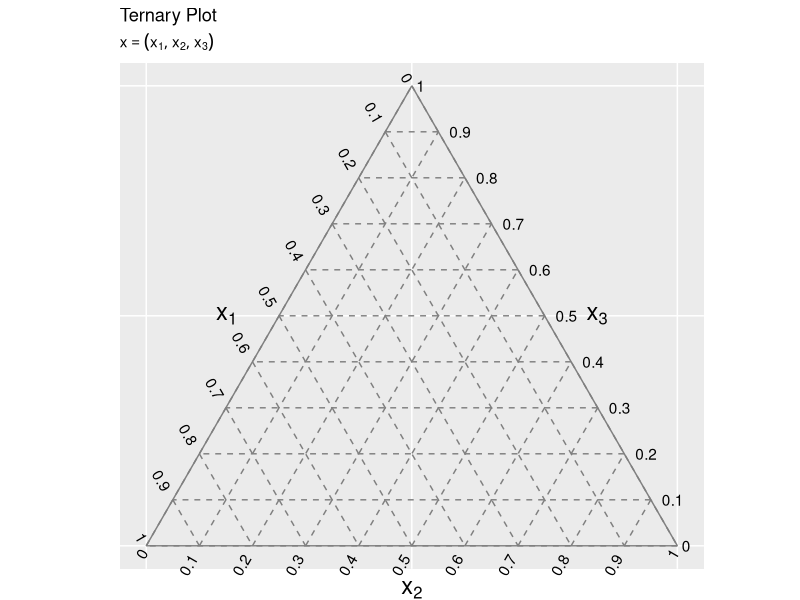
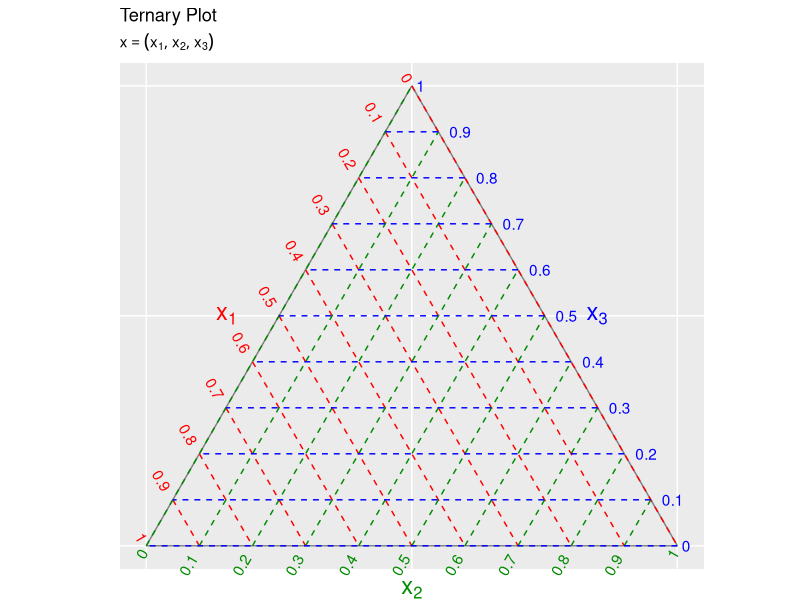
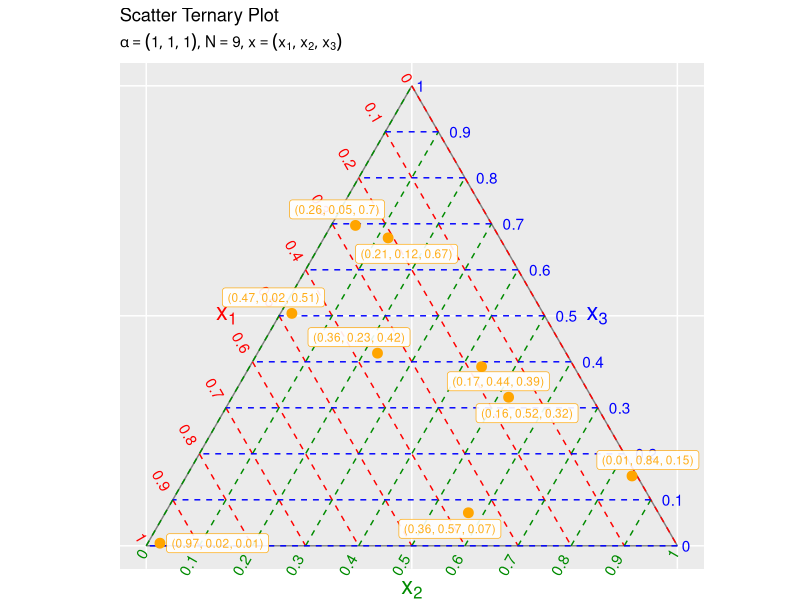
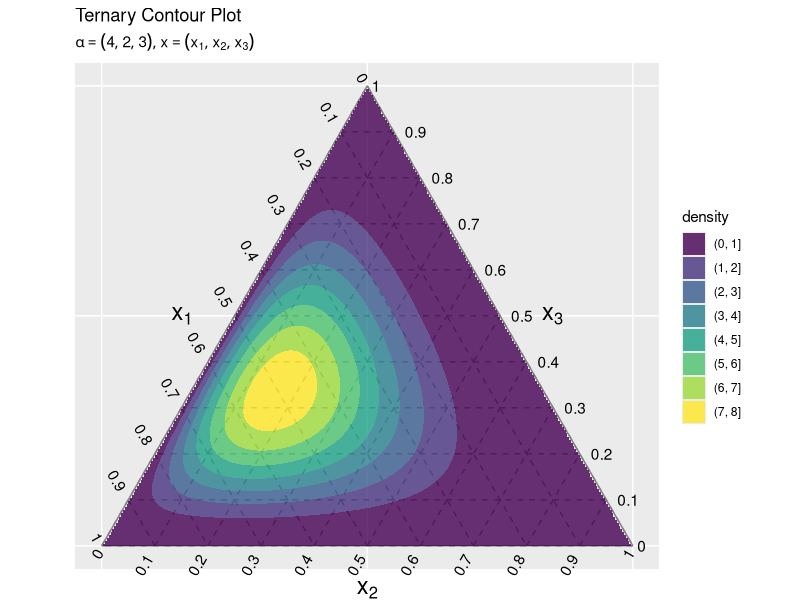
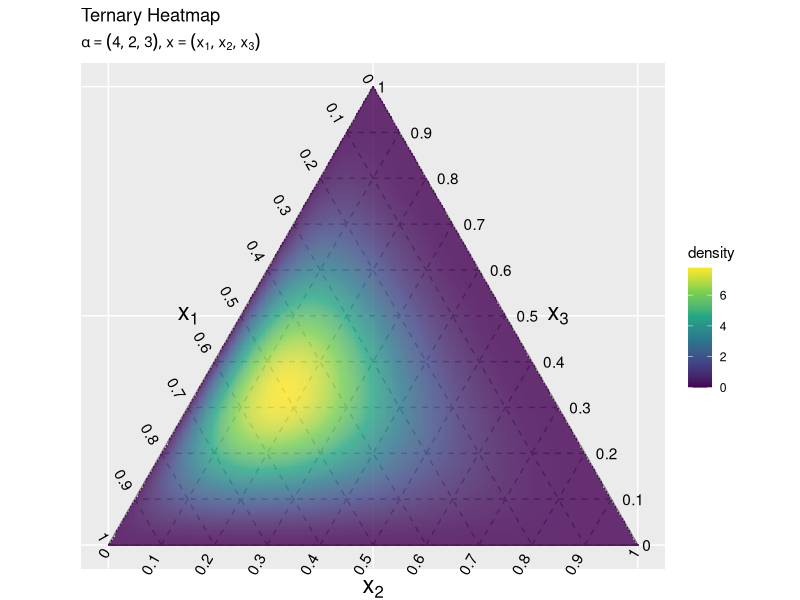
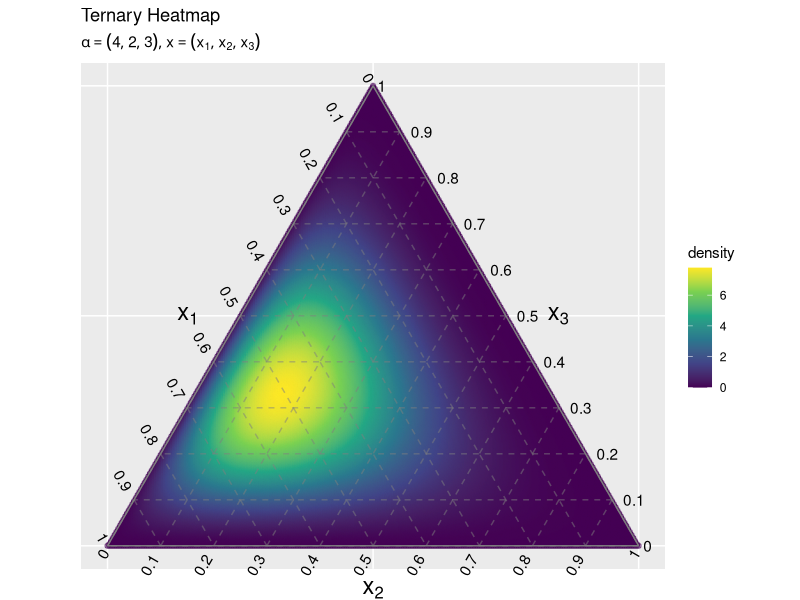

Generate these figures, in order, with R:

# 三角グラフの作図 ----------------------------------------------------------------

# 利用パッケージ
library(tidyverse)
library(ggrepel)
library(gganimate)
library(MCMCpack)

# チェック用
library(ggplot2)


# 三角図の座標 -----------------------------------------------------------------

# 軸目盛の位置を指定
axis_vals <- seq(from = 0, to = 1, by = 0.1)

# 枠線用の値を作成
ternary_axis_df <- tibble::tibble(
  y_1_start = c(0.5, 0, 1),         # 始点のx軸の値
  y_2_start = c(0.5*sqrt(3), 0, 0), # 始点のy軸の値
  y_1_end = c(0, 1, 0.5),           # 終点のx軸の値
  y_2_end = c(0, 0, 0.5*sqrt(3)),   # 終点のy軸の値
  axis = c("x_1", "x_2", "x_3")     # 元の軸
)

# グリッド線用の値を作成
ternary_grid_df <- tibble::tibble(
  y_1_start = c(
    0.5 * axis_vals, 
    axis_vals, 
    0.5 * axis_vals + 0.5
  ), # 始点のx軸の値
  y_2_start = c(
    sqrt(3) * 0.5 * axis_vals, 
    rep(0, times = length(axis_vals)), 
    sqrt(3) * 0.5 * (1 - axis_vals)
  ), # 始点のy軸の値
  y_1_end = c(
    axis_vals, 
    0.5 * axis_vals + 0.5, 
    0.5 * rev(axis_vals)
  ), # 終点のx軸の値
  y_2_end = c(
    rep(0, times = length(axis_vals)), 
    sqrt(3) * 0.5 * (1 - axis_vals), 
    sqrt(3) * 0.5 * rev(axis_vals)
  ), # 終点のy軸の値
  axis = c("x_1", "x_2", "x_3") |> 
    rep(each = length(axis_vals)) # 元の軸
)

# 軸ラベル用の値を作成
ternary_axislabel_df <- tibble::tibble(
  y_1 = c(0.25, 0.5, 0.75),               # x軸の値
  y_2 = c(0.25*sqrt(3), 0, 0.25*sqrt(3)), # y軸の値
  label = c("x[1]", "x[2]", "x[3]"),      # 軸ラベル
  h = c(3, 0.5, -2),  # 水平方向の調整用の値
  v = c(0.5, 3, 0.5), # 垂直方向の調整用の値
  axis = c("x_1", "x_2", "x_3") # 元の軸
)

# 軸目盛ラベル用の値を作成
ternary_ticklabel_df <- tibble::tibble(
  y_1 = c(
    0.5 * axis_vals, 
    axis_vals, 
    0.5 * axis_vals + 0.5
  ), # x軸の値
  y_2 = c(
    sqrt(3) * 0.5 * axis_vals, 
    rep(0, times = length(axis_vals)), 
    sqrt(3) * 0.5 * (1 - axis_vals)
  ), # y軸の値
  label = c(
    rev(axis_vals), 
    axis_vals, 
    rev(axis_vals)
  ), # 軸目盛ラベル
  h = c(
    rep(1.5, times = length(axis_vals)), 
    rep(1.5, times = length(axis_vals)), 
    rep(-0.5, times = length(axis_vals))
  ), # 水平方向の調整用の値
  v = c(
    rep(0.5, times = length(axis_vals)), 
    rep(0.5, times = length(axis_vals)), 
    rep(0.5, times = length(axis_vals))
  ), # 垂直方向の調整用の値
  angle = c(
    rep(-60, times = length(axis_vals)), 
    rep(60, times = length(axis_vals)), 
    rep(0, times = length(axis_vals))
  ), # ラベルの表示角度
  axis = c("x_1", "x_2", "x_3") |> 
    rep(each = length(axis_vals)) # 元の軸
)

# 三角図の枠を作成
ggplot() + 
  geom_segment(data = ternary_grid_df, 
               mapping = aes(x = y_1_start, y = y_2_start, xend = y_1_end, yend = y_2_end), 
               color = "gray50", linetype = "dashed") + # 三角図のグリッド線
  geom_segment(data = ternary_axis_df, 
               mapping = aes(x = y_1_start, y = y_2_start, xend = y_1_end, yend = y_2_end), 
               color = "gray50") + # 三角図の枠線
  geom_text(data = ternary_ticklabel_df, 
            mapping = aes(x = y_1, y = y_2, label = label, hjust = h, vjust = v, angle = angle)) + # 三角図の軸目盛ラベル
  geom_text(data = ternary_axislabel_df, 
            mapping = aes(x = y_1, y = y_2, label = label, hjust = h, vjust = v), 
            parse = TRUE, size = 6) + # 三角図の軸ラベル
  scale_x_continuous(breaks = c(0, 0.5, 1), labels = NULL) + # x軸
  scale_y_continuous(breaks = c(0, 0.25*sqrt(3), 0.5*sqrt(3)), labels = NULL) + # y軸
  coord_fixed(ratio = 1, clip = "off") + # アスペクト比
  theme(
    axis.ticks = element_blank(), # 目盛の指示線
    panel.grid.minor = element_blank() # 補助目盛のグリッド線
  ) + # 図の体裁
  labs(title = "Ternary Plot", 
       subtitle = parse(text = "x==(list(x[1], x[2], x[3]))"), 
       x = "", y = "")

# 三角図の各軸を可視化
ggplot() + 
  geom_segment(data = ternary_axis_df, 
               mapping = aes(x = y_1_start, y = y_2_start, xend = y_1_end, yend = y_2_end), 
               color = "gray50") + # 三角図の枠線
  geom_segment(data = ternary_grid_df, 
               mapping = aes(x = y_1_start, y = y_2_start, xend = y_1_end, yend = y_2_end, color = axis), 
               linetype = "dashed") + # 三角図のグリッド線
  geom_text(data = ternary_ticklabel_df, 
            mapping = aes(x = y_1, y = y_2, label = label, hjust = h, vjust = v, angle = angle, color = axis)) + # 三角図の軸目盛ラベル
  geom_text(data = ternary_axislabel_df, 
            mapping = aes(x = y_1, y = y_2, label = label, hjust = h, vjust = v, color = axis), 
            parse = TRUE, size = 6) + # 三角図の軸ラベル
  scale_x_continuous(breaks = c(0, 0.5, 1), labels = NULL) + # x軸
  scale_y_continuous(breaks = c(0, 0.25*sqrt(3), 0.5*sqrt(3)), labels = NULL) + # y軸
  scale_color_manual(breaks = c("x_1", "x_2", "x_3"), values = c("red", "green4", "blue")) + # 線と文字の色
  coord_fixed(ratio = 1, clip = "off") + # アスペクト比
  theme(
    axis.ticks = element_blank(), # 目盛の指示線
    panel.grid.minor = element_blank(), # 補助目盛のグリッド線
    legend.position = "none" # 凡例の位置
  ) + # 図の体裁
  labs(title = "Ternary Plot", 
       subtitle = parse(text = "x==(list(x[1], x[2], x[3]))"), 
       x = "", y = "")


# 散布図 ---------------------------------------------------------------------

# データ数を指定
N <- 9

# ディリクレ分布のパラメータを指定
alpha_k <- c(1, 1, 1)

# ディリクレ分布の乱数を生成
x_nk <- MCMCpack::rdirichlet(n = N, alpha = alpha_k)

# 三角座標に変換して格納
data_df <- tibble::tibble(
  y_1 = x_nk[, 2] + 0.5 * x_nk[, 3], # 三角座標のx軸の値
  y_2 = sqrt(3) * 0.5 * x_nk[, 3],   # 三角座標のy軸の値
  label = paste0(
    "(", round(x_nk[, 1], 2), ", ", round(x_nk[, 2], 2), ", ", round(x_nk[, 3], 2), ")"
  ) # データラベル
)

# パラメータラベル用の文字列を作成
param_text <- paste0(
  "list(", 
  "alpha==(list(", paste0(alpha_k, collapse = ", "), "))", 
  ", N==", N, 
  ", x==(list(x[1], x[2], x[3]))", 
  ")"
)

# 散布図を作成
ggplot() + 
  geom_segment(data = ternary_axis_df, 
               mapping = aes(x = y_1_start, y = y_2_start, xend = y_1_end, yend = y_2_end), 
               color = "gray50") + # 三角図の枠線
  geom_segment(data = ternary_grid_df, 
               mapping = aes(x = y_1_start, y = y_2_start, xend = y_1_end, yend = y_2_end, color = axis), 
               linetype = "dashed") + # 三角図のグリッド線
  geom_text(data = ternary_ticklabel_df, 
            mapping = aes(x = y_1, y = y_2, label = label, hjust = h, vjust = v, angle = angle, color = axis)) + # 三角図の軸目盛ラベル
  geom_text(data = ternary_axislabel_df, 
            mapping = aes(x = y_1, y = y_2, label = label, hjust = h, vjust = v, color = axis), 
            parse = TRUE, size = 6) + # 三角図の軸ラベル
  geom_point(data = data_df, 
             mapping = aes(x = y_1, y = y_2), 
             color = "orange", size = 3) + # 観測データ
  ggrepel::geom_label_repel(data = data_df, 
                            mapping = aes(x = y_1, y = y_2, label = label), 
                            color = "orange", alpha = 0.9, size = 3) + # データラベル
  scale_x_continuous(breaks = c(0, 0.5, 1), labels = NULL) + # x軸
  scale_y_continuous(breaks = c(0, 0.25*sqrt(3), 0.5*sqrt(3)), labels = NULL) + # y軸
  scale_color_manual(breaks = c("x_1", "x_2", "x_3"), values = c("red", "green4", "blue")) + # 線と文字の色
  coord_fixed(ratio = 1, clip = "off") + # アスペクト比
  theme(
    axis.ticks = element_blank(), # 軸目盛の指示線
    panel.grid.minor = element_blank(), # 軸目盛の補助線
    legend.position = "none" # 凡例の位置
  ) + # 図の体裁
  labs(title = "Scatter Ternary Plot", 
       subtitle = parse(text = param_text), 
       x = "", y = "")


# 散布図のアニメーション ------------------------------------------------------------

# 3次元変数の値を指定
x_1_vals <- c(
  seq(0.2, 0.4, by = 0.01), 
  rev(seq(0.2, 0.39, by = 0.01)), 
  rep(0.2, times = 19)
)
x_2_vals <- c(
  rep(0.2, times = 21), 
  seq(0.21, 0.4, by = 0.01), 
  rev(seq(0.21, 0.39, by = 0.01))
)
x_3_vals <- c(
  rev(seq(0.4, 0.6, by = 0.01)), 
  rep(0.4, times = 20), 
  seq(from = 0.41, to = 0.59, by = 0.01)
)

# 三角座標に変換して格納
anime_data_df <- tibble::tibble(
  y_1 = x_2_vals + 0.5 * x_3_vals, # x軸の値
  y_2 = sqrt(3) * 0.5 * x_3_vals, # y軸の値
  frame = paste0("(", round(x_1_vals, 2), ", ", round(x_2_vals, 2), ", ", round(x_3_vals, 2), ")") |> 
    factor(levels = paste0("(", round(x_1_vals, 2), ", ", round(x_2_vals, 2), ", ", round(x_3_vals, 2), ")")) # フレーム切替用ラベル
)

# フレーム数を設定
frame_num <- nrow(anime_data_df)

# 三角座標に変換して格納
anime_data_df <- tibble::tibble(
  y_1 = x_2_vals + 0.5 * x_3_vals, # x軸の値
  y_2 = sqrt(3) * 0.5 * x_3_vals, # y軸の値
  frame = paste0("(", round(x_1_vals, 2), ", ", round(x_2_vals, 2), ", ", round(x_3_vals, 2), ")") |> 
    factor(levels = paste0("(", round(x_1_vals, 2), ", ", round(x_2_vals, 2), ", ", round(x_3_vals, 2), ")")) # フレーム切替用ラベル
)

# 散布図のアニメーションを作図
anime_graph <- ggplot() + 
  geom_segment(data = ternary_axis_df, 
               mapping = aes(x = y_1_start, y = y_2_start, xend = y_1_end, yend = y_2_end), 
               color = "gray50") + # 三角図の枠線
  geom_segment(data = ternary_grid_df, 
               mapping = aes(x = y_1_start, y = y_2_start, xend = y_1_end, yend = y_2_end, color = axis), 
               linetype = "dashed") + # 三角図のグリッド線
  geom_text(data = ternary_ticklabel_df, 
            mapping = aes(x = y_1, y = y_2, label = label, hjust = h, vjust = v, angle = angle, color = axis)) + # 三角図の軸目盛ラベル
  geom_text(data = ternary_axislabel_df, 
            mapping = aes(x = y_1, y = y_2, label = label, hjust = h, vjust = v, color = axis), 
            parse = TRUE, size = 6) + # 三角図の軸ラベル
  geom_point(data = anime_data_df, 
             mapping = aes(x = y_1, y = y_2), 
             color = "orange", size = 6) + 
  geom_label(data = anime_data_df, 
             mapping = aes(x = y_1, y = y_2, label = frame), 
             hjust = 0, vjust = -1, color = "orange", alpha = 0.8, size = 5) + 
  gganimate::transition_manual(frame) + # フレーム
  scale_x_continuous(breaks = c(0, 0.5, 1), labels = NULL) + # x軸
  scale_y_continuous(breaks = c(0, 0.25*sqrt(3), 0.5*sqrt(3)), labels = NULL) + # y軸
  scale_color_manual(breaks = c("x_1", "x_2", "x_3"), values = c("red", "green4", "blue")) + # 線と文字の色
  coord_fixed(ratio = 1, clip = "off") + # アスペクト比
  theme(axis.ticks = element_blank(), 
        panel.grid.minor = element_blank(), 
        legend.position = "none") + # 図の体裁
  labs(title = "Ternary Plot", 
       subtitle = parse(text = "x==(list(x[1], x[2], x[3]))"), 
       x = "", y = "")

# gif画像を作成
gganimate::animate(plot = anime_graph, nframes = frame_num, fps = 10, width = 600, height = 600)


# 等高線図 --------------------------------------------------------------------

# 三角座標の値を作成
y_1_vals <- seq(from = 0, to = 1, length.out = 301)
y_2_vals <- seq(from = 0, to = 0.5*sqrt(3), length.out = 300)

# 格子点を作成
y_mat <- tidyr::expand_grid(
  y_1 = y_1_vals, 
  y_2 = y_2_vals
) |> # 格子点を作成
  as.matrix() # マトリクスに変換

# 3次元変数に変換
x_mat <- tibble::tibble(
  x_2 = y_mat[, 1] - y_mat[, 2] / sqrt(3), 
  x_3 = 2 * y_mat[, 2] / sqrt(3)
) |> # 元の座標に変換
  dplyr::mutate(
    x_2 = dplyr::if_else(x_2 >= 0 & x_2 <= 1, true = x_2, false = as.numeric(NA)), 
    x_3 = dplyr::if_else(x_3 >= 0 & x_3 <= 1 & !is.na(x_2), true = x_3, false = as.numeric(NA)), 
    x_1 = 1 - x_2 - x_3, 
    x_1 = dplyr::if_else(x_1 >= 0 & x_1 <= 1, true = x_1, false = as.numeric(NA))
  ) |> # 範囲外の値をNAに置換
  dplyr::select(x_1, x_2, x_3) |> # 順番を変更
  as.matrix() # マトリクスに変換


# ディリクレ分布のパラメータを指定
alpha_k <- c(4, 2, 3)

# ディリクレ分布の確率密度を計算
dens_df <- tibble::tibble(
  y_1 = y_mat[, 1], # x軸の値
  y_2 = y_mat[, 2], # y軸の値
  density = MCMCpack::ddirichlet(x = x_mat, alpha = alpha_k), # 確率密度
) |> 
  dplyr::mutate(
    fill_flg = !is.na(rowSums(x_mat)), 
    density = dplyr::if_else(fill_flg, true = density, false = as.numeric(NA))
  ) # 範囲外の値をNAに置換


# パラメータラベル用の文字列を作成
param_text <- paste0(
  "list(", 
  "alpha==(list(", paste0(alpha_k, collapse = ", "), "))", 
  ", x==(list(x[1], x[2], x[3]))", 
  ")"
)

# 等高線図を作成
ggplot() + 
  geom_segment(data = ternary_grid_df, 
               mapping = aes(x = y_1_start, y = y_2_start, xend = y_1_end, yend = y_2_end), 
               color = "gray50", linetype = "dashed") + # 三角図のグリッド線
  geom_segment(data = ternary_axis_df, 
               mapping = aes(x = y_1_start, y = y_2_start, xend = y_1_end, yend = y_2_end), 
               color = "gray50") + # 三角図の枠線
  geom_text(data = ternary_ticklabel_df, 
            mapping = aes(x = y_1, y = y_2, label = label, hjust = h, vjust = v, angle = angle)) + # 三角図の軸目盛ラベル
  geom_text(data = ternary_axislabel_df, 
            mapping = aes(x = y_1, y = y_2, label = label, hjust = h, vjust = v), 
            parse = TRUE, size = 6) + # 三角図の軸ラベル
  geom_contour_filled(data = dens_df, 
                      mapping = aes(x = y_1, y = y_2, z = density, fill = ..level..), 
                      alpha = 0.8) + # 確率密度の等高線
  scale_x_continuous(breaks = c(0, 0.5, 1), labels = NULL) + # x軸
  scale_y_continuous(breaks = c(0, 0.25*sqrt(3), 0.5*sqrt(3)), labels = NULL) + # y軸
  coord_fixed(ratio = 1, clip = "off") + # アスペクト比
  theme(axis.ticks = element_blank(), 
        panel.grid.minor = element_blank()) + # 図の体裁
  labs(title = "Ternary Contour Plot", 
       subtitle = parse(text = param_text), 
       fill = "density", 
       x = "", y = "")

# ヒートマップを作成
ggplot() + 
  geom_segment(data = ternary_grid_df, 
               mapping = aes(x = y_1_start, y = y_2_start, xend = y_1_end, yend = y_2_end), 
               color = "gray50", linetype = "dashed") + # 三角図のグリッド線
  geom_segment(data = ternary_axis_df, 
               mapping = aes(x = y_1_start, y = y_2_start, xend = y_1_end, yend = y_2_end), 
               color = "gray50") + # 三角図の枠線
  geom_text(data = ternary_ticklabel_df, 
            mapping = aes(x = y_1, y = y_2, label = label, hjust = h, vjust = v, angle = angle)) + # 三角図の軸目盛ラベル
  geom_text(data = ternary_axislabel_df, 
            mapping = aes(x = y_1, y = y_2, label = label, hjust = h, vjust = v), 
            parse = TRUE, size = 6) + # 三角図の軸ラベル
  geom_tile(data = dens_df, 
            mapping = aes(x = y_1, y = y_2, fill = density, alpha = fill_flg)) + # 確率密度のヒートマップ
  scale_alpha_manual(breaks = c(TRUE, FALSE), values = c(0.8, 0), guide = "none") + # 透過
  scale_fill_viridis_c() + # グラデーション
  #scale_fill_gradientn(colors = c("blue", "green", "yellow", "orange")) + # グラデーション
  scale_x_continuous(breaks = c(0, 0.5, 1), labels = NULL) + # x軸
  scale_y_continuous(breaks = c(0, 0.25*sqrt(3), 0.5*sqrt(3)), labels = NULL) + # y軸
  coord_fixed(ratio = 1, clip = "off") + # アスペクト比
  theme(axis.ticks = element_blank(), 
        panel.grid.minor = element_blank()) + # 図の体裁
  labs(title = "Ternary Heatmap", 
       subtitle = parse(text = param_text), 
       fill = "density", 
       x = "", y = "")

# 散布図によるヒートマップを作成
ggplot() + 
  geom_point(data = dens_df, 
             mapping = aes(x = y_1, y = y_2, color = density, alpha = fill_flg)) + # 確率密度の散布図
  scale_alpha_manual(breaks = c(TRUE, FALSE), values = c(0.5, 0), guide = "none") + # 透過
  scale_color_viridis_c() + # グラデーション
  #scale_color_gradientn(colors = c("blue", "green", "yellow", "orange")) + # グラデーション
  geom_segment(data = ternary_grid_df, 
               mapping = aes(x = y_1_start, y = y_2_start, xend = y_1_end, yend = y_2_end), 
               color = "gray50", alpha = 0.5, linetype = "dashed") + # 三角図のグリッド線
  geom_segment(data = ternary_axis_df, 
               mapping = aes(x = y_1_start, y = y_2_start, xend = y_1_end, yend = y_2_end), 
               color = "gray50") + # 三角図の枠線
  geom_text(data = ternary_ticklabel_df, 
            mapping = aes(x = y_1, y = y_2, label = label, hjust = h, vjust = v, angle = angle)) + # 三角図の軸目盛ラベル
  geom_text(data = ternary_axislabel_df, 
            mapping = aes(x = y_1, y = y_2, label = label, hjust = h, vjust = v), 
            parse = TRUE, size = 6) + # 三角図の軸ラベル
  scale_x_continuous(breaks = c(0, 0.5, 1), labels = NULL) + # x軸
  scale_y_continuous(breaks = c(0, 0.25*sqrt(3), 0.5*sqrt(3)), labels = NULL) + # y軸
  coord_fixed(ratio = 1, clip = "off") + # アスペクト比
  theme(axis.ticks = element_blank(), 
        panel.grid.minor = element_blank()) + # 図の体裁
  labs(title = "Ternary Heatmap", 
       subtitle = parse(text = param_text), 
       fill = "density", 
       x = "", y = "")
